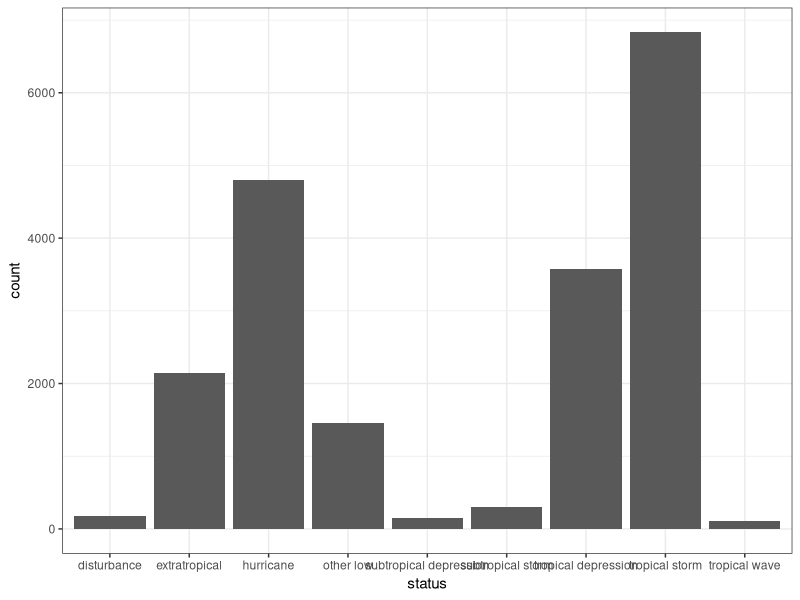

Generate this figure with R:
## ---- chunk 1
library(tidyverse)

head(storms)
## ---- chunk 2
ggplot(storms) +
  geom_bar(aes(x = status)) +
  theme_bw()

